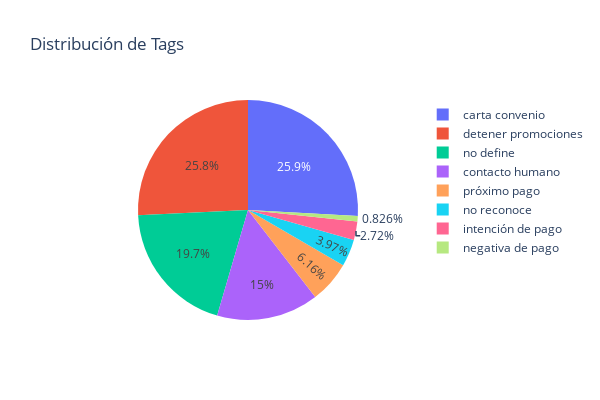

Notebook source saved alongside this figure:
### Code cell
tag_counts = data.query("content.str.contains('Template')").tag.value_counts()
fig = px.pie(values = tag_counts.values, names = tag_counts.index, title = 'Distribución de Tags', width = 600, height = 400)
fig.show()

### Figure 1 — Plotly figure (JSON) as saved in the notebook; plotly's stock layout.template omitted (floating-point values rounded to 4 significant figures)
{"data": [{"domain": {"x": [0, 1], "y": [0, 1]}, "hovertemplate": "label=%{label}<br>value=%{value}<extra></extra>", "labels": ["carta convenio", "detener promociones", "no define", "contacto humano", "próximo pago", "no reconoce", "intención de pago", "negativa de pago"], "legendgroup": "", "name": "", "showlegend": true, "type": "pie", "values": [1095, 1091, 835, 635, 261, 168, 115, 35]}], "layout": {"height": 400, "legend": {"tracegroupgap": 0}, "title": {"text": "Distribución de Tags"}, "width": 600}}
